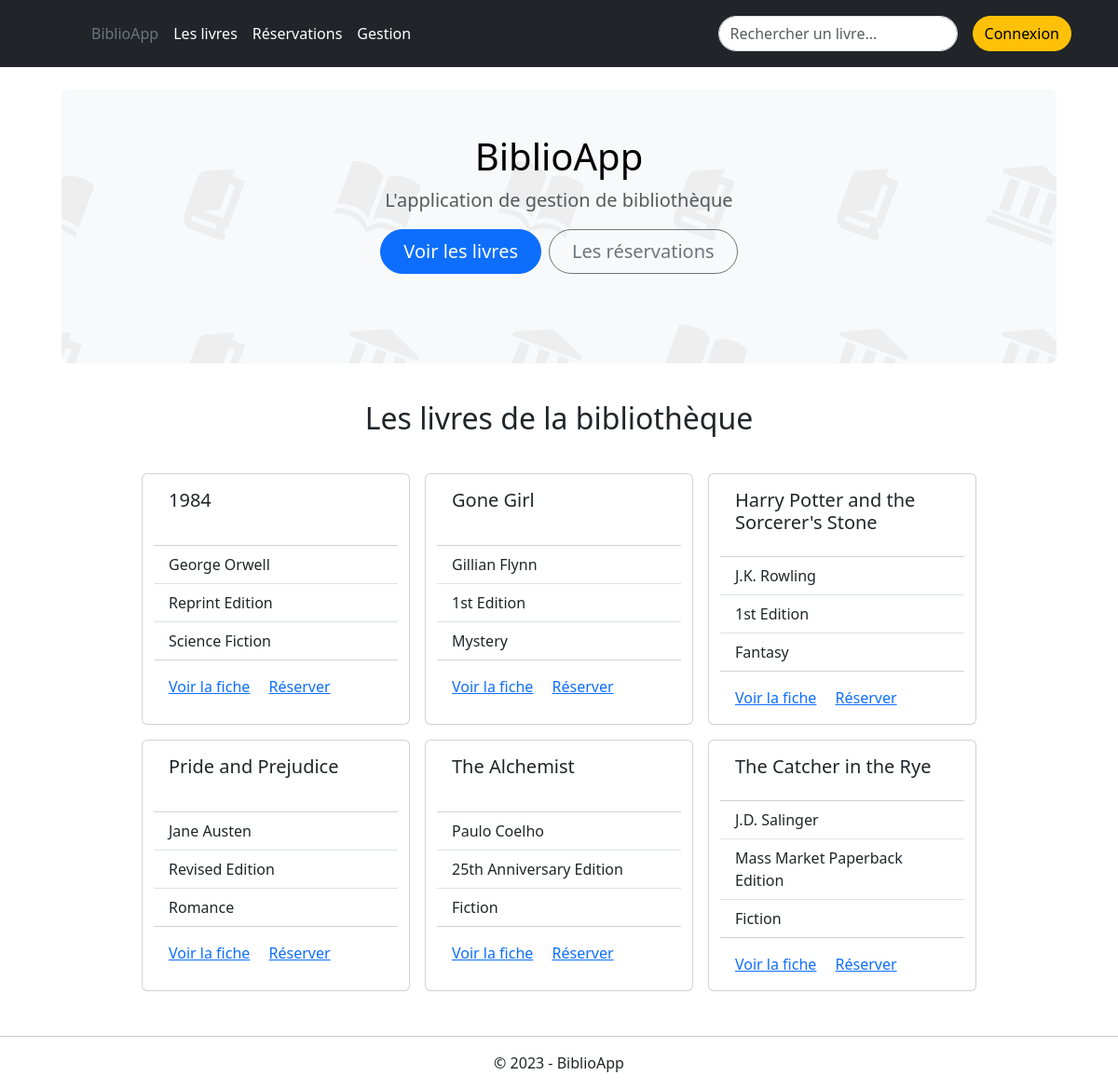
The page / on the database its author committed.
### tables this page shows
CREATE TABLE book (
  id INT PRIMARY KEY AUTO_INCREMENT,
  title VARCHAR(255),
  author VARCHAR(255),
  edition VARCHAR(255),
  isbn VARCHAR(255),
  category VARCHAR(255),
  pages INT,
  format VARCHAR(255)
);

### classes/Controller/BookController.php (called while the page is built, shortened)
<?php
class BookController extends Book
{
    public static function getAllBooks()
    {
        $pdo = Database::connect();
        $query = $pdo->prepare('SELECT * FROM book ORDER BY title ASC');
        $query->execute();
        $result = $query->fetchAll(\PDO::FETCH_ASSOC);
        return $result;
    }
}

### templates/_books.php (the view, shortened to what this page needs)
<?php
require_once './classes/Controller/BookController.php';
foreach (array_slice(BookController::getAllBooks(), 0, 6) as $book) : ?>
    <div class="card" style="width: 18rem;">
        <div class="card-body">
            <h5 class="card-title"><?= $book['title'] ?></h5>
        </div>
        <ul class="list-group list-group-flush">
            <li class="list-group-item"><?= $book['author'] ?></li>
            <li class="list-group-item"><?= $book['edition'] ?></li>
            <li class="list-group-item"><?= $book['category'] ?></li>
        </ul>
        <div class="card-body">
            <a href="#" class="card-link">Voir la fiche</a>
            <a href="#" class="card-link">Réserver</a>
        </div>
    </div>
<?php endforeach; ?>

### templates/_header.php (shortened to what this page needs)
<!doctype html>
<html lang="fr">
<head>
    <link href="https://cdn.jsdelivr.net/npm/bootstrap@5.3.0-alpha3/dist/css/bootstrap.min.css" rel="stylesheet">
    <link rel="stylesheet" href="/assets/css/style.css">
</head>
<body>
    <header class="p-3 text-bg-dark">
        <div class="container">
            <div class="d-flex flex-wrap align-items-center justify-content-center justify-content-lg-start">
                <a href="/" class="d-flex align-items-center mb-2 mb-lg-0 text-white text-decoration-none">
                    <svg class="bi me-2" width="40" height="32" role="img" aria-label="Bootstrap">
                        <use xlink:href="#bootstrap"></use>
                    </svg>
                </a>
                <ul class="nav col-12 col-lg-auto me-lg-auto mb-2 justify-content-center mb-md-0">
                    <li><a href="/index.php" class="nav-link px-2 text-secondary">BiblioApp</a></li>
                    <li><a href="/books.php" class="nav-link px-2 text-white">Les livres</a></li>
                    <li><a href="/booking.php" class="nav-link px-2 text-white">Réservations</a></li>
                    <li><a href="/admin.php" class="nav-link px-2 text-white">Gestion</a></li>
                </ul>
                <form class="col-12 col-lg-auto mb-3 mb-lg-0 me-lg-3" role="search">
                    <input type="search" class="form-control form-control rounded-5 " placeholder="Rechercher un livre..." aria-label="Search">
                </form>
                <div class="text-end">
                    <button type="button" class="btn btn-warning rounded-5 me-2">Connexion</button>
                </div>
            </div>
        </div>
    </header>
    <main class="container">

### index.php (shortened to what this page needs)
<?php
require_once './classes/Controller/BookController.php';
include_once './templates/_header.php';
?>
<div class="p-5 text-center bg-body-tertiary rounded-3 m-4 bg-svg">
    <h1 class="text-body-emphasis">BiblioApp</h1>
    <p class="col-lg-8 mx-auto fs-5 text-muted">
        L'application de gestion de bibliothèque
    </p>
    <div class="d-inline-flex gap-2 mb-5">
        <a href="#books" class="d-inline-flex align-items-center btn btn-primary btn-lg px-4 rounded-pill" type="button">
            Voir les livres
        </a>
        <a href="#" class="btn btn-outline-secondary btn-lg px-4 rounded-pill" type="button">
            Les réservations
        </a>
    </div>
</div>
<div id="books" class="row gap-3 d-flex justify-content-center mb-5">
    <h2 class="text-center pt-3 pb-3">Les livres de la bibliothèque</h2>
    <?php include_once './templates/_books.php'; ?>
</div>
<?php
include_once './templates/_footer.php';

### templates/_footer.php (shortened to what this page needs)
    </main>
    <hr>
    <footer class="text-center mb-3">
        &copy; 2023 - BiblioApp
    </footer>
</body>
</html>

### assets/css/style.css (style rules this page uses)
.bg-svg { background: url('../img/bg.svg') no-repeat center center fixed; background-size: cover; }

### rows shown on the page
book: title "1984", author "George Orwell", edition "Reprint Edition", category "Science Fiction"
book: title "Gone Girl", author "Gillian Flynn", edition "1st Edition", category "Mystery"
book: title "Harry Potter and the Sorcerer's Stone", author "J.K. Rowling", edition "1st Edition", category "Fantasy"
book: title "Pride and Prejudice", author "Jane Austen", edition "Revised Edition", category "Romance"
book: title "The Alchemist", author "Paulo Coelho", edition "25th Anniversary Edition", category "Fiction"
book: title "The Catcher in the Rye", author "J.D. Salinger", edition "Mass Market Paperback Edition", category "Fiction"
